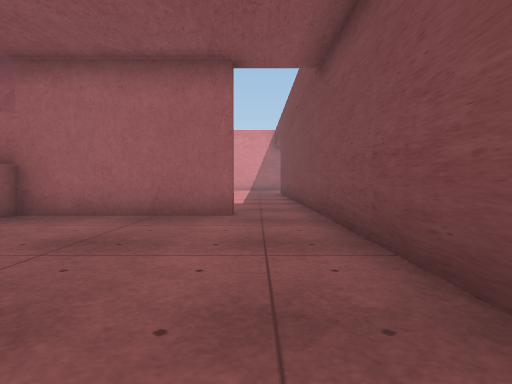
view 1 (above)

21 first-person views from a walk through a scene from a Unity 3-D project. The camera is 0.68 m above the floor, tilts 2° down and sees 75° across. The floor is counted in squares, 1 m on a side. Each view is taken from the middle of a square. On the plan, view 1 faces up. The plan holds only what a view shows up to about 10 squares ahead; the rest is blank. The place goes on beyond the plan. Some surface patterns are stand-ins.

view 2
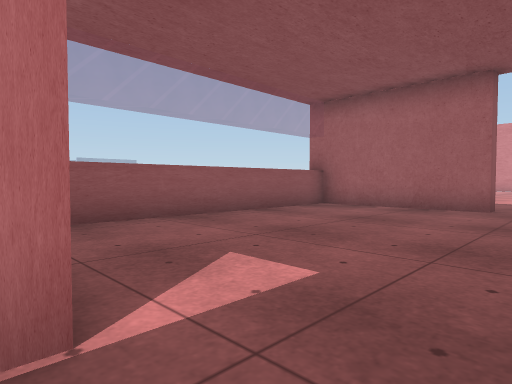

view 3
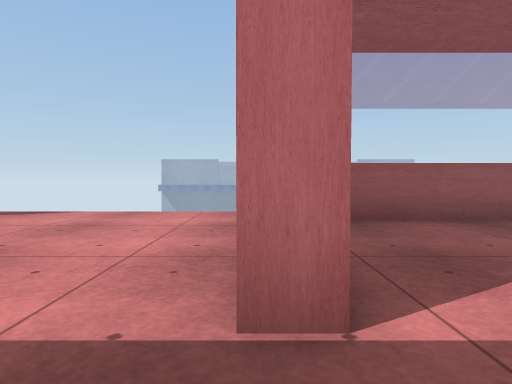

view 4
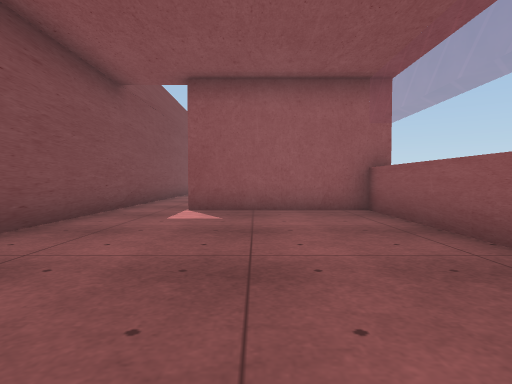

view 5
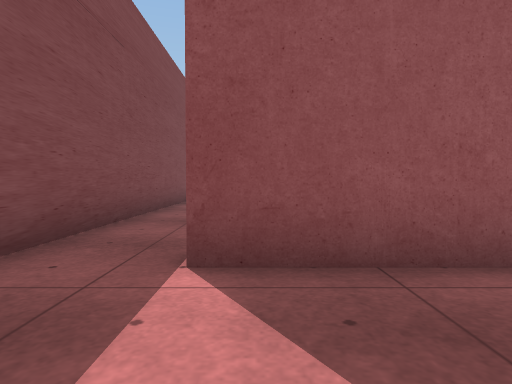

view 6
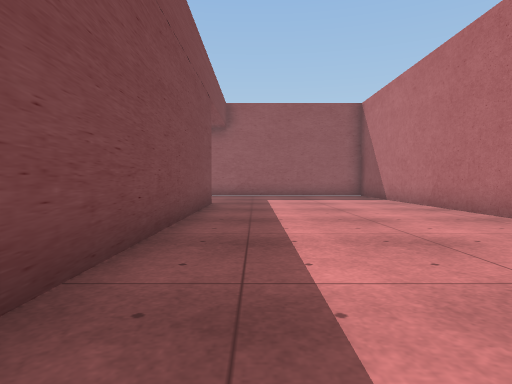

view 7
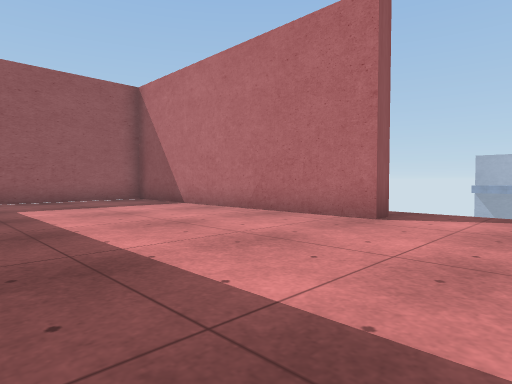

view 8
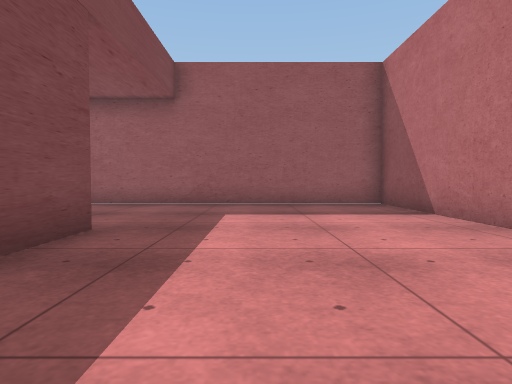

view 9
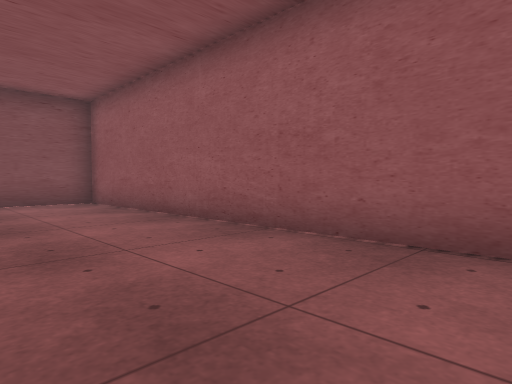

view 10
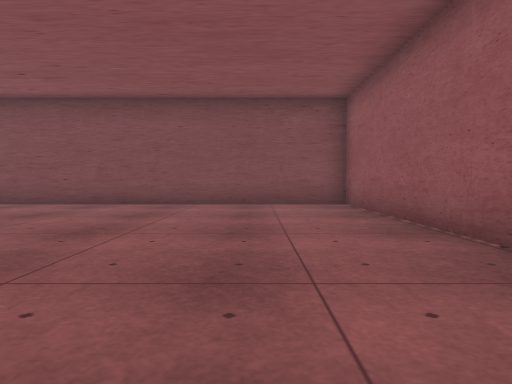

view 11
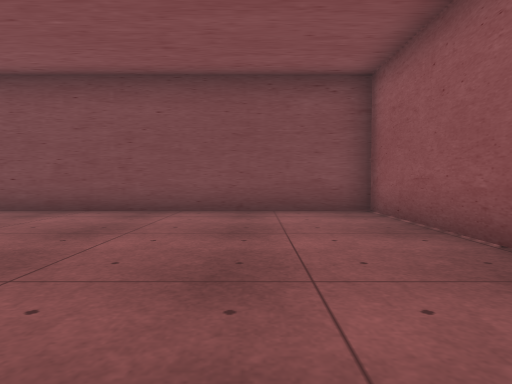

view 12
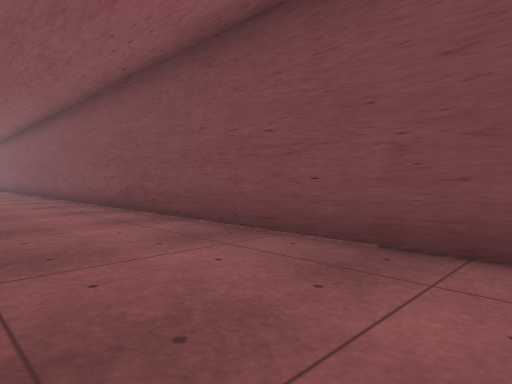

view 13
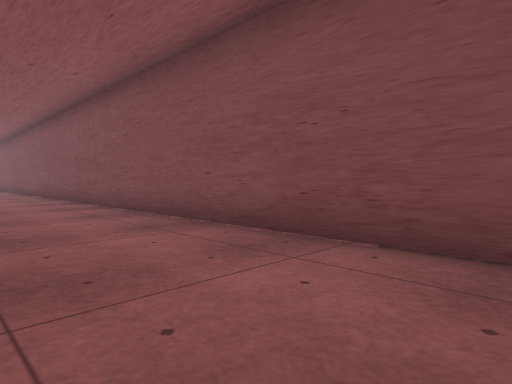

view 14
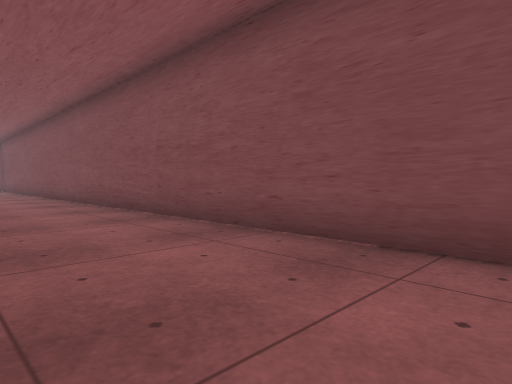

view 15
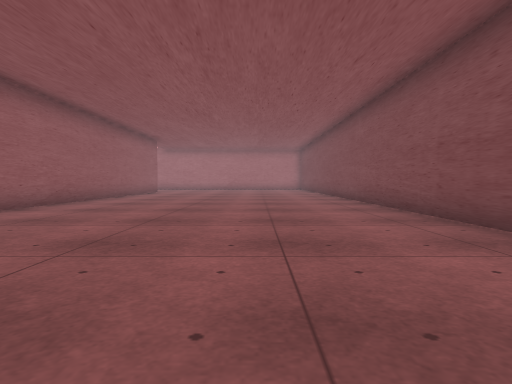

view 16
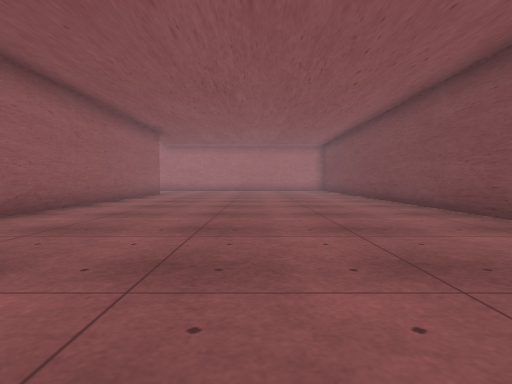

view 17
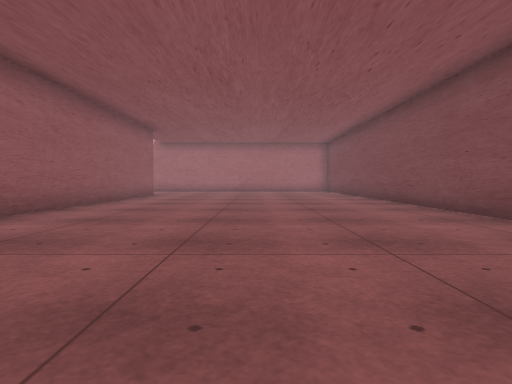

view 18
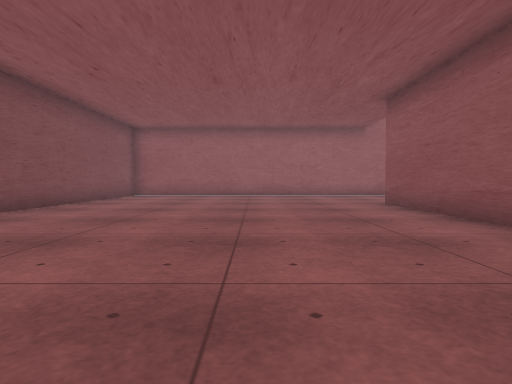

view 19
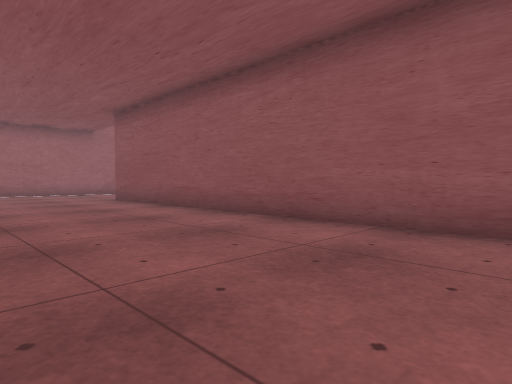

view 20
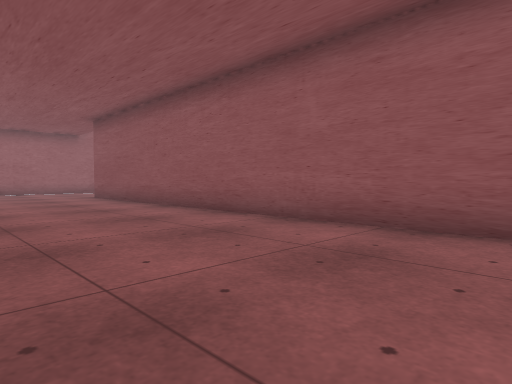

view 21
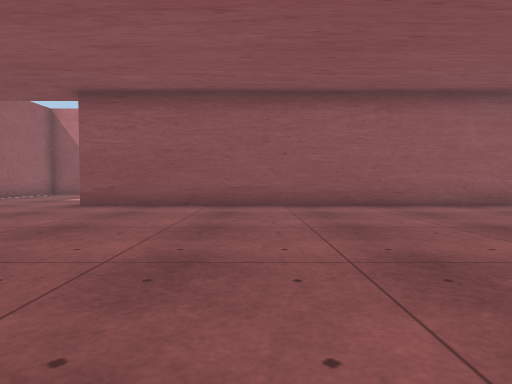

### Floor plan
Points are (right, up) in squares from view 1. A wall is a line through its corners. A room is listed if a view was taken in it or the views show most of it. See-through windows are left out.
Room 1 (views 1, 4, 5)
walls: (-0.5, 6.4) (-4.6, 6.4) (-4.6, -1.6) (-0.5, -1.6); (1.3, -1.4) (1.3, 6.5)
ways out: opening at (0.5, -2) to room 2; opening at (0.5, 7)
Room 2 (views 2, 3, 6, 7, 8, 9, 10, 11, 12, 13, 14, 15, 16, 17, 18, 19, 20, 21)
walls: (-0.5, -1.6) (-0.5, -2.1); (2.3, 0.5) (2.3, -12.6); (1.3, -12.6) (1.3, -1.4); (-5.1, -8.6) (-4.6, -8.6) (-4.6, -17.5) (11.3, -17.5) (11.3, 12); (2.3, 12) (2.3, 5.4)
ways out: opening at (0.5, -2) to room 1; opening at (-6.5, -2.5)

Positions as (right, up) in squares from view 1, and headings:
1: (0, 0), facing up
2: (1, -2), facing up-left
3: (1, -2), facing left
4: (-2, 6), facing down
5: (-1, 1), facing down
6: (0, -3), facing down
7: (1, -6), facing down-left
8: (-1, -8), facing down
9: (1, -14), facing down-right
10: (2, -15), facing right
11: (4, -15), facing right
12: (8, -12), facing up-right
13: (8, -7), facing up-right
14: (8, -2), facing up-right
15: (8, -2), facing up
16: (7, 1), facing up
17: (7, 2), facing up
18: (6, -3), facing down
19: (7, -1), facing down-left
20: (7, 1), facing down-left
21: (11, -8), facing left
